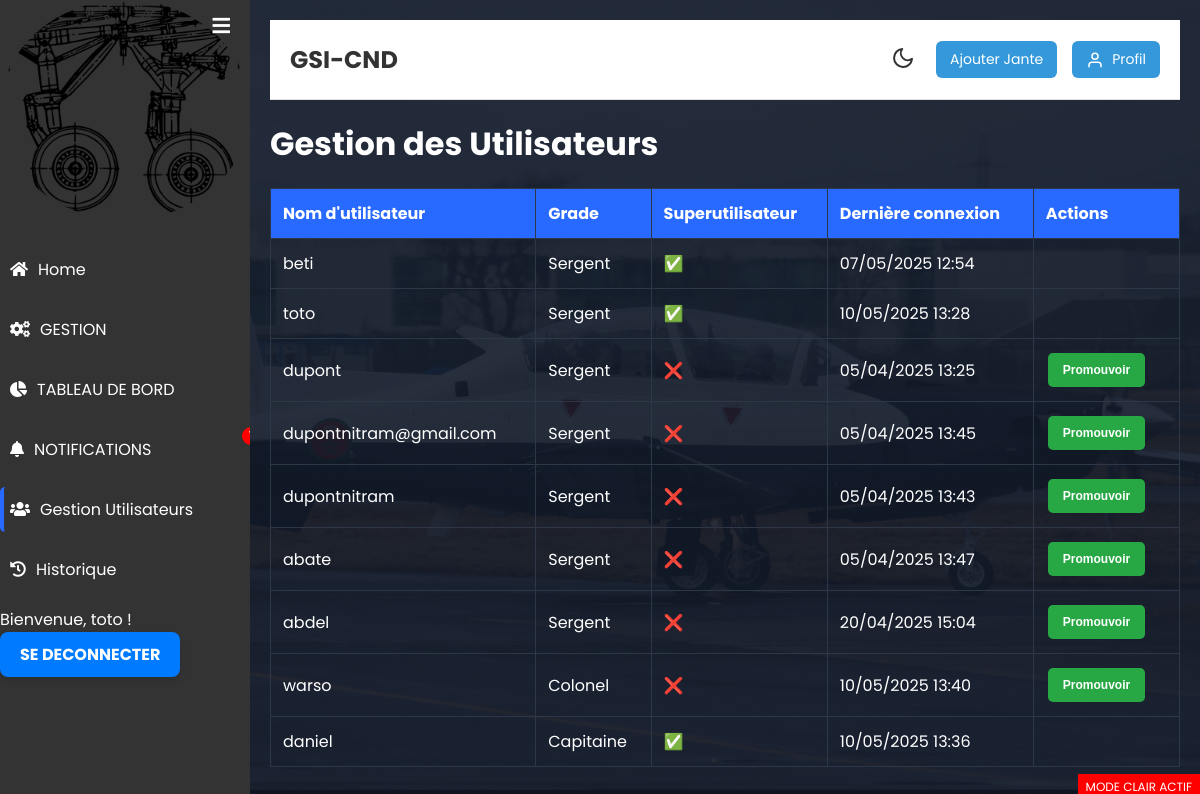
Screenshot of /gestion-utilisateurs/ (signed in) with the database file from the repository.
### authentification/models.py (models this page shows)
class User(AbstractUser):
    GRADE_CHOICES = (
        ('SGT', 'Sergent'),
        ('SCH', 'Sous-chef'),
        ('ADJ', 'Adjudant'),
        ('ADC', 'Adjudant-chef'),
        ('SLT', 'Sous-lieutenant'),
        ('LT', 'Lieutenant'),
        ('CNE', 'Capitaine'),
        ('CDT', 'Commandant'),
        ('LT-COL', 'Lieutenant-colonel'),
        ('COL', 'Colonel'),
    )
    grade = models.CharField(
        max_length=10,
        choices=GRADE_CHOICES,
        verbose_name='Grade',
        default='SGT'
    )
    def get_grade_display(self):
        return dict(self.GRADE_CHOICES).get(self.grade, self.grade)

### blog/views.py (the view)
# urls.py: path('gestion-utilisateurs/', blog_views.user_management, name='user_management'),
@login_required
def user_management(request):
    if not request.user.is_superuser:
        return render(request, 'authentification/access_denied.html',
                    {'message': 'Accès réservé aux administrateurs'})
    users = User.objects.all()
    return render(request, 'blog/user_management.html', {'users': users})

### blog/context_processors.py (called while the page is built)
def notifications_processor(request):
    if request.user.is_authenticated:
        return {
            'notifications': Notification.objects.filter(is_read=False).order_by('-created_at')
        }
    return {}  # Ne retourne rien si l'utilisateur n'est pas connecté

### blog/templates/blog/user_management.html (shortened to what this page needs)
{% extends "blog/base_blog.html" %}
{% block content %}
<div class="management-container">
    <h1>Gestion des Utilisateurs</h1>
    <table class="user-management-table">
        <thead>
            <tr>
                <th>Nom d'utilisateur</th>
                <th>Grade</th>
                <th>Superutilisateur</th>
                <th>Dernière connexion</th>
                <th>Actions</th>
            </tr>
        </thead>
        <tbody>
            {% for user in users %}
            <tr>
                <td>{{ user.username }}</td>
                <td>{{ user.get_grade_display }}</td>
                <td>{% if user.is_superuser %}✅{% else %}❌{% endif %}</td>
                <td>{{ user.last_login|date:"d/m/Y H:i" }}</td>
                <td class="user-actions">
                    {% if not user.is_superuser %}
                    <form method="post" action="{% url 'toggle_superuser' user.id %}">
                        <button type="submit" class="btn-action {% if user.is_superuser %}delete{% else %}add{% endif %}">
                            {% if user.is_superuser %}Rétrograder{% else %}Promouvoir{% endif %}
                        </button>
                    </form>
                    {% endif %}
                </td>
            </tr>
            {% endfor %}
        </tbody>
    </table>
</div>
{% endblock %}

### blog/templates/blog/zone_gauche.html (shortened to what this page needs)
{% load static %}
<div id="sidebar" class="sidebar">
    <button id="toggle-sidebar" title="Ouvrir / Fermer la barre latérale" class="sidebar-toggle">
        <i id="sidebar-icon" class="fas fa-bars"></i>
    </button>
    <div class="sidebar-header">
        <div class="app-icon">
            <img src="{% static 'img/jante.webp' %}" alt="Jante" style="width: 100%; height: auto;">
        </div>
    </div>
    <ul class="sidebar-list">
        <li class="sidebar-list-item {% if request.resolver_match.url_name == 'home' %}active{% endif %}">
            <a href="{% url 'home' %}">
                <i class="fas fa-home"></i>
                <span>Home</span>
            </a>
        </li>
        <li class="sidebar-list-item {% if request.resolver_match.url_name == 'gestion' %}active{% endif %}">
            <a href="{% url 'gestion' %}">
                <i class="fas fa-cogs"></i>
                <span>GESTION</span>
            </a>
        </li>
        <li class="sidebar-list-item {% if request.resolver_match.url_name == 'TABLEAU_BORD' %}active{% endif %}">
            <a href="{% url 'TABLEAU_BORD' %}">
                <i class="fas fa-chart-pie"></i>
                <span>TABLEAU DE BORD</span>
            </a>
        </li>
        <li class="sidebar-list-item {% if request.resolver_match.url_name == 'NOTIFICATIONS' %}active{% endif %}">
            <a href="{% url 'NOTIFICATIONS' %}" class="notification-link" style="position: relative;">
                <i class="fas fa-bell"></i>
                <span>NOTIFICATIONS</span>
                <span id="notif-count" class="notif-badge" style="display: none;">0</span>
            </a>
        </li>
        {% if user.is_superuser %}
        <li class="sidebar-list-item {% if request.resolver_match.url_name == 'user_management' %}active{% endif %}">
            <a href="{% url 'user_management' %}">
                <i class="fas fa-users"></i>
                <span>Gestion Utilisateurs</span>
            </a>
        </li>
        <li class="sidebar-list-item {% if request.resolver_match.url_name == 'action_history' %}active{% endif %}">
            <a href="{% url 'action_history' %}">
                <i class="fas fa-history"></i>
                <span>Historique</span>
            </a>
        </li>
        {% endif %}
    </ul>
    <div class="account-info">
        <div class="account-info-name">Bienvenue, {{ user.username }} !</div>
        {% if user.is_authenticated %}
            <a href="{% url 'logout' %}" class="logout-link">SE DECONNECTER</a>
        {% endif %}
    </div>
</div>
<link href="https://cdnjs.cloudflare.com/ajax/libs/font-awesome/5.15.4/css/all.min.css" rel="stylesheet">

### blog/static/blog/home.css (style rules this page uses)
* { box-sizing: border-box; margin: 0; padding: 0; }
body, html { height: 100%; width: 100%; font-family: "Poppins", sans-serif; background-image: url("/static/img/T6-C.jpg"); background-size: cover; background-position: center; background-repeat: no-repeat; color: #fff; }
.sidebar { width: 250px; background-color: #333; color: white; height: 100%; position: fixed; top: 0; left: 0; overflow-y: auto; }
.sidebar-header { text-align: center; margin-bottom: 20px; }
.sidebar-header img { width: 100px; height: auto; border-radius: 50%; }
.sidebar-list { list-style: none; }
.sidebar-list-item { margin-bottom: 15px; }
.sidebar-list-item a { text-decoration: none; color: #fff; display: flex; align-items: center; padding: 10px; border-radius: 5px; transition: background-color 0.3s ease; }
.sidebar-list-item.active a { border-left: 4px solid rgba(40, 105, 255, 1); padding-left: 6px; }
button, .action-button { background-color: #2869ff; color: #fff; border: none; padding: 5px 10px; border-radius: 5px; cursor: pointer; font-size: 12px; transition: background-color 0.3s ease; }
.logout-link { display: inline-block; background-color: #007bff; color: #ffffff; padding: 10px 20px; border-radius: 8px; text-decoration: none; font-weight: bold; text-align: center; transition: background-color 0.3s ease, transform 0.2s ease; box-shadow: 0 4px 6px rgba(0, 0, 0, 0.1); }
body::after { content: "MODE CLAIR ACTIF"; position: fixed; bottom: 0; right: 0; background: red; color: white; font-size: 12px; padding: 4px 8px; z-index: 9999; }
.btn-action.add { background-color: #28a745; color: white; border: none; padding: 10px 15px; border-radius: 5px; cursor: pointer; font-weight: bold; transition: background-color 0.3s ease; }
.btn-action { padding: 5px 10px; margin: 2px; border: none; border-radius: 4px; cursor: pointer; font-weight: bold; }
.add { background-color: #4CAF50; color: white; }
#toggle-sidebar { transition: all 0.3s ease; }

### blog/templates/blog/base_blog.html (style rules this page uses)
.sidebar .sidebar-list-item i { margin-right: 0.5rem; }

### blog/templates/blog/zone_gauche.html (style rules this page uses)
.sidebar-toggle { position: absolute; top: 10px; right: 10px; background: none; border: none; color: white; font-size: 20px; cursor: pointer; z-index: 1001; }
.notif-badge { position: absolute; top: 0; right: -10px; background-color: red; color: white; font-size: 11px; font-weight: bold; padding: 2px 6px; border-radius: 12px; display: flex; align-items: center; justify-content: center; min-width: 18px; height: 18px; }
.sidebar .sidebar-list-item i { margin-right: 10px; }

### blog/templates/blog/user_management.html (style rules this page uses)
.user-management-table { width: 100%; border-collapse: collapse; margin-top: 20px; }
.user-management-table th, .user-management-table td { padding: 12px; border: 1px solid #2d3748; text-align: left; }
.user-management-table th { background-color: #2869ff; color: white; }
.user-actions form { display: inline-block; margin-right: 5px; }
.btn-action.add { background-color: #28a745 !important; }

### rows the page displays
User: username "toto", grade "Sergent", last_login "10/05/2025 13:28"
User: username "beti", grade "Sergent", last_login "07/05/2025 12:54"
User: username "dupont", grade "Sergent", last_login "05/04/2025 13:25", is_superuser "Promouvoir"
User: username "dupontnitram@gmail.com", grade "Sergent", last_login "05/04/2025 13:45", is_superuser "Promouvoir"
User: username "dupontnitram", grade "Sergent", last_login "05/04/2025 13:43", is_superuser "Promouvoir"
User: username "abate", grade "Sergent", last_login "05/04/2025 13:47", is_superuser "Promouvoir"
User: username "abdel", grade "Sergent", last_login "20/04/2025 15:04", is_superuser "Promouvoir"
User: username "warso", grade "Colonel", last_login "10/05/2025 13:40", is_superuser "Promouvoir"
User: username "daniel", grade "Capitaine", last_login "10/05/2025 13:36"
